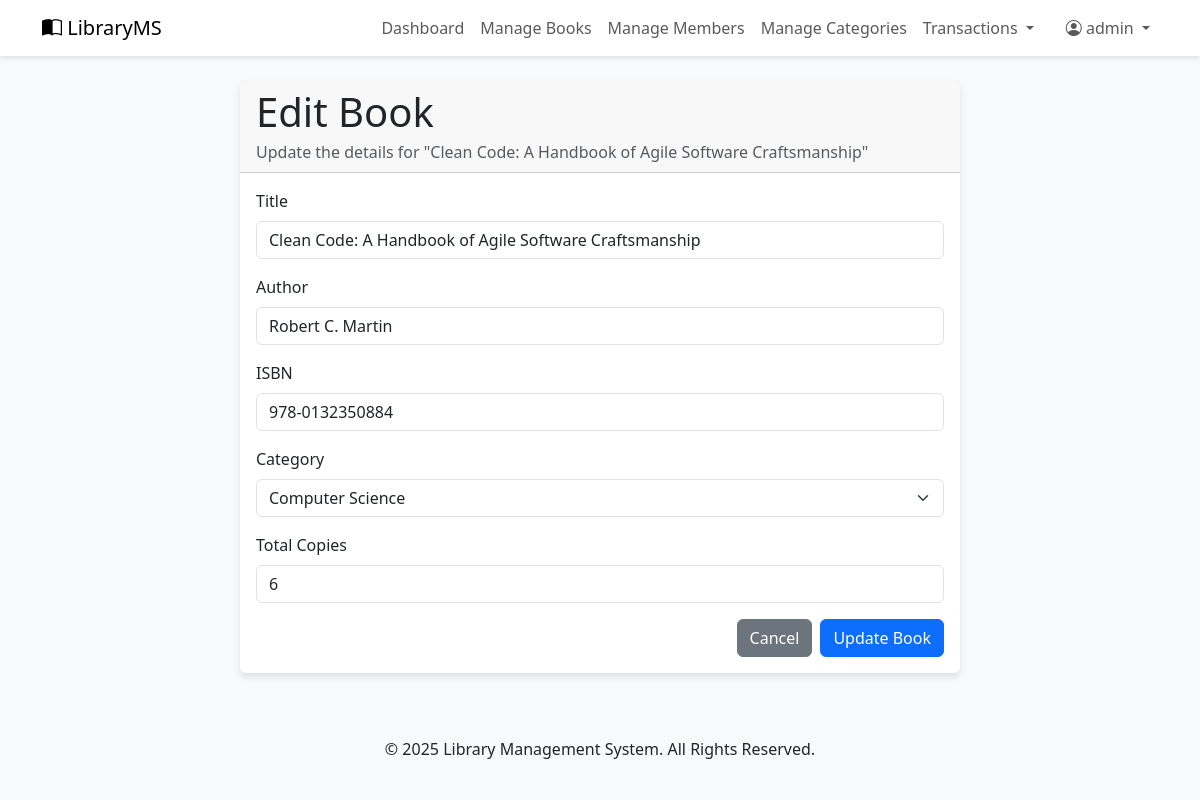
Page /admin/edit_book.php?id=4 (signed in) on the committed database.
### tables this page shows
CREATE TABLE `books` (
  `book_id` int(11) NOT NULL,
  `title` varchar(255) NOT NULL,
  `author` varchar(200) NOT NULL,
  `isbn` varchar(20) NOT NULL,
  `category_id` int(11) NOT NULL,
  `total_copies` int(5) NOT NULL DEFAULT 1,
  `available_copies` int(5) NOT NULL DEFAULT 1,
  `cover_image` varchar(255) DEFAULT NULL
);

### admin/edit_book.php (the view, shortened to what this page needs)
<?php
require_once '../includes/header.php';
require_once '../config/db_connection.php';
$book_id = $_GET['id'];
$stmt = $conn->prepare("SELECT * FROM books WHERE book_id = ?");
$stmt->bind_param("i", $book_id);
$stmt->execute();
$result = $stmt->get_result();
$book = $result->fetch_assoc();
$category_result = $conn->query("SELECT * FROM categories ORDER BY category_name ASC");
?>
<div class="container mt-4">
    <div class="row">
        <div class="col-md-8 mx-auto">
            <div class="card">
                <div class="card-header">
                    <h1 class="card-title">Edit Book</h1>
                    <p class="card-subtitle text-muted">Update the details for "<?php echo htmlspecialchars($book['title']); ?>"</p>
                </div>
                <div class="card-body">
                    <form action="edit_book_process.php" method="POST">
                        <div class="mb-3">
                            <label for="title" class="form-label">Title</label>
                            <input type="text" class="form-control" id="title" name="title" value="<?php echo htmlspecialchars($book['title']); ?>" required>
                        </div>
                        <div class="mb-3">
                            <label for="author" class="form-label">Author</label>
                            <input type="text" class="form-control" id="author" name="author" value="<?php echo htmlspecialchars($book['author']); ?>" required>
                        </div>
                        <div class="mb-3">
                            <label for="isbn" class="form-label">ISBN</label>
                            <input type="text" class="form-control" id="isbn" name="isbn" value="<?php echo htmlspecialchars($book['isbn']); ?>" required>
                        </div>
                        <div class="mb-3">
                            <label for="category" class="form-label">Category</label>
                            <select class="form-select" id="category" name="category_id" required>
                                <?php
                                while($cat = $category_result->fetch_assoc()) {
                                    $selected = ($cat['category_id'] == $book['category_id']) ? 'selected' : '';
                                    echo "<option value='{$cat['category_id']}' {$selected}>" . htmlspecialchars($cat['category_name']) . "</option>";
                                }
                                ?>
                            </select>
                        </div>
                        <div class="mb-3">
                            <label for="copies" class="form-label">Total Copies</label>
                            <input type="number" class="form-control" id="copies" name="total_copies" min="1" value="<?php echo $book['total_copies']; ?>" required>
                        </div>
                        <div class="d-flex justify-content-end">
                            <a href="books.php" class="btn btn-secondary me-2">Cancel</a>
                            <button type="submit" class="btn btn-primary">Update Book</button>
                        </div>
                    </form>
                </div>
            </div>
        </div>
    </div>
</div>
<?php
require_once '../includes/footer.php';
?>

### includes/header.php (style rules this page uses)
body { background-color: #f8f9fa; }
.card { border: 0; box-shadow: 0 4px 6px rgba(0,0,0,.1); }

### rows in the picture
books: title "Clean Code: A Handbook of Agile Software Craftsmanship", author "Robert C. Martin", isbn "978-0132350884", total_copies "6"

### other values in the picture
$_SESSION['admin_username'] "admin"
form field category_id "Computer Science"
